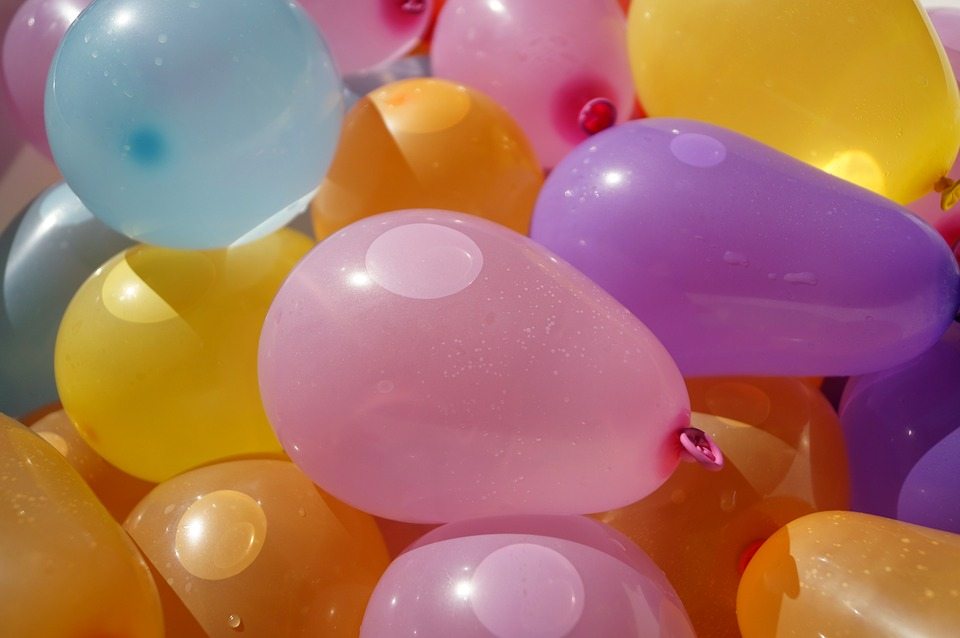
#> input picture Week 1/images/water_balloons.jpg, 960 x 638 px
$ jupyter execute 'HSV Color space thresholding.ipynb'
#> lines starting #> are read from the running program, lines starting #| are printed output that depends on the picture; after the words box and inside, x2 and y2 are one past the last pixel; in counts of white or black regions, pixels touching at a corner belong together
[cell 1]
import numpy as np
import matplotlib.pyplot as plt
import cv2

[cell 2]
image = cv2.imread('images/water_balloons.jpg')
#> image is the input picture: shape (638, 960, 3); mean B, G, R 99.2, 114.9, 169.3

[cell 3]
image_copy = np.copy(image)
image = cv2.cvtColor(image, cv2.COLOR_BGR2RGB)
plt.imshow(image)

[cell 4]
# COLOR CHANNELS
# RGB COLRO SPACE
r = image[:, :, 0]
g = image[:,:, 1]
b = image[:, :, 2]
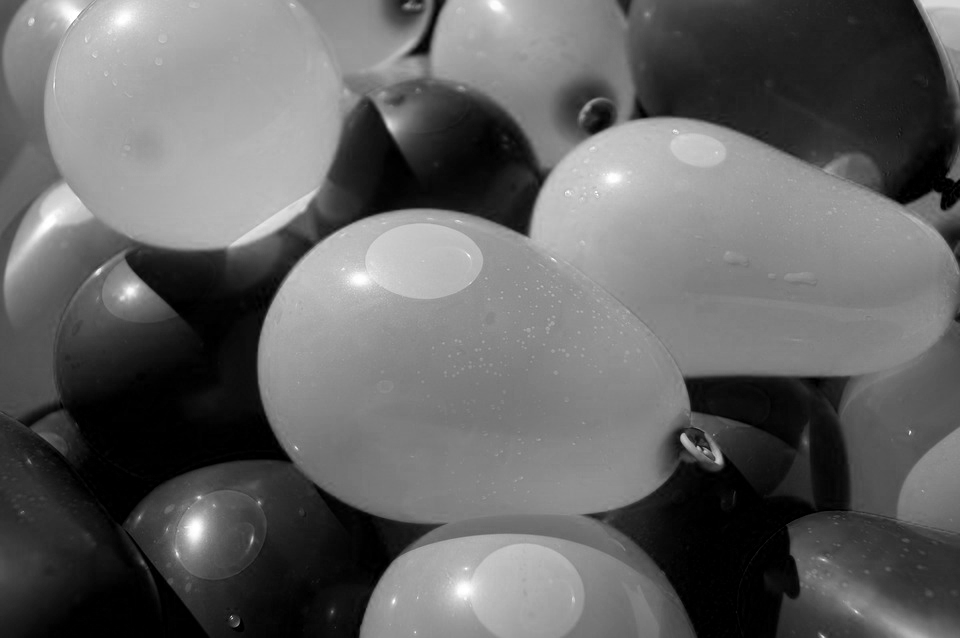
#> b: shape (638, 960); min 0, max 255, mean 99.2

f, (ax1, ax2, ax3) = plt.subplots(1, 3, figsize=(20, 10))

ax1.set_title("Red channel")
ax1.imshow(r, cmap='gray')

ax2.set_title('Green channel')
ax2.imshow(g, cmap='gray')

ax3.set_title("Blue channel")
ax3.imshow(b, cmap = 'gray')

[cell 5]
# RGB TO HSV
hsv = cv2.cvtColor(image, cv2.COLOR_RGB2HSV)
#> hsv: shape (638, 960, 3); mean H, S, V 92.1, 143.4, 175.3
plt.imshow(hsv, cmap ='gray')

[cell 6]
h = hsv[:, :, 0]
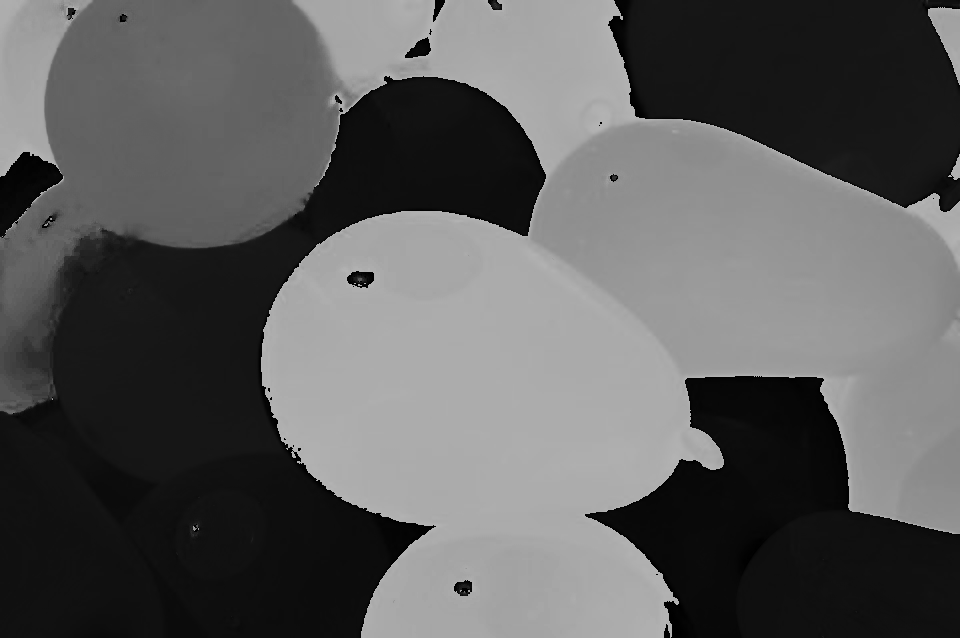
#> h: shape (638, 960); min 0, max 179, mean 92.1
s =hsv[:, :, 1]
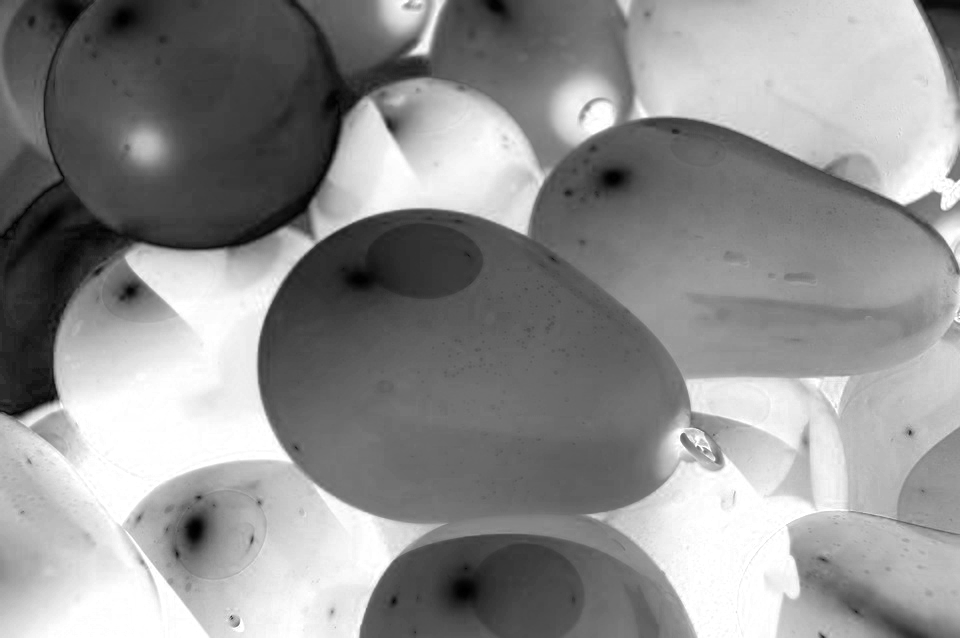
#> s: shape (638, 960); min 0, max 255, mean 143.4
v = hsv[:, :, 2]
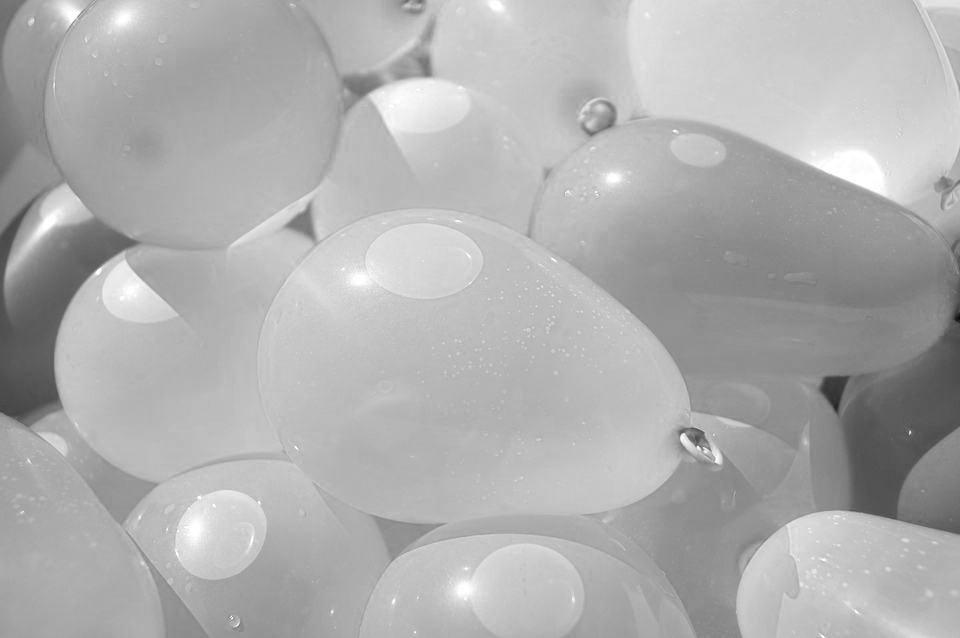
#> v: shape (638, 960); min 13, max 255, mean 175.3


f, (ax1, ax2, ax3) = plt.subplots(1, 3, figsize=(20,10))

ax1.set_title('Hue')
ax1.imshow(h, cmap='gray')

ax2.set_title('Saturation')
ax2.imshow(s, cmap='gray')

ax3.set_title('Value')
ax3.imshow(v, cmap='gray')

[cell 7]
# Pink color
# Threshold in HSV
lower_hue = np.array([160, 0, 0])
upper_hue = np.array([180, 255 ,255])

[cell 8]
lower_pink = np.array([180, 0, 0])
upper_pink = np.array([255, 255, 230])

[cell 9]
# mask the image
# RGB
mask_rgb = cv2.inRange(image, lower_pink, upper_pink)
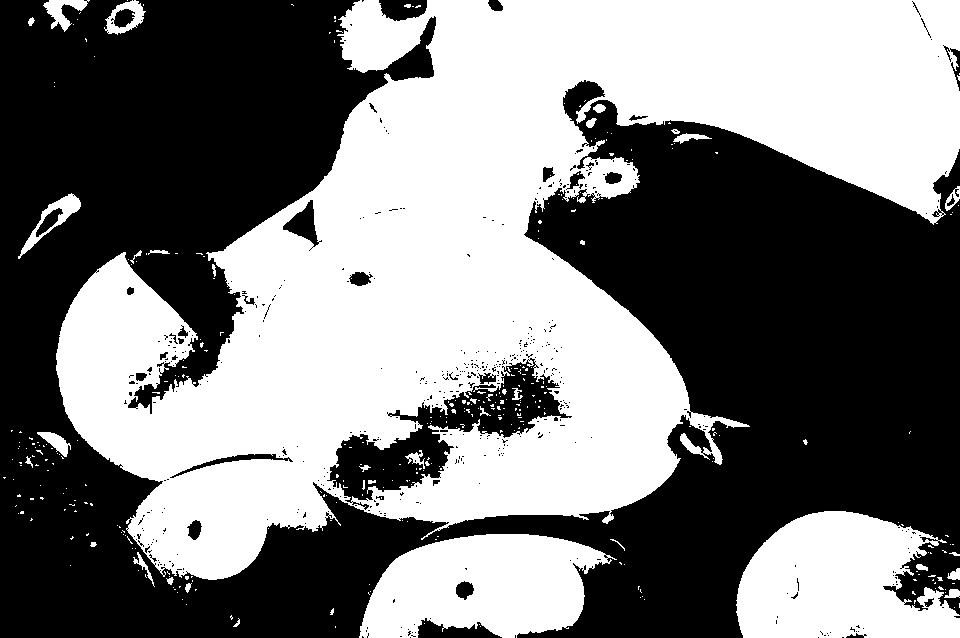
#> mask_rgb: shape (638, 960); 48.4% white; 346 white regions (308 under 20 px), largest, box (x1, y1, x2, y2) and area: (56, 0, 960, 580) 251508, (736, 511, 960, 638) 21005, (359, 534, 617, 638) 18877
masked_imaged = np.copy(image)
masked_imaged[mask_rgb == 0] = [0, 0, 0]
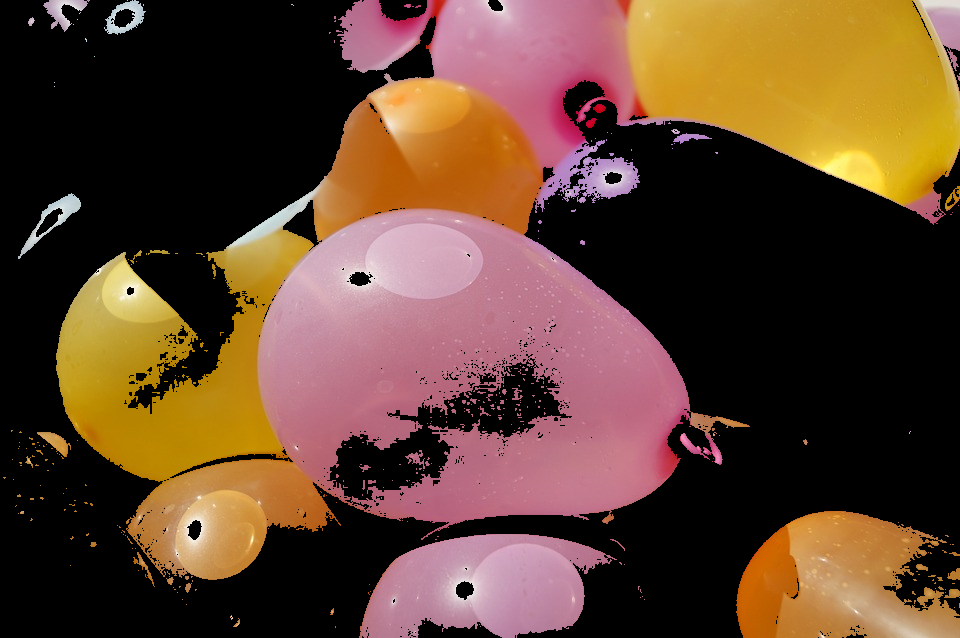
#> masked_imaged: shape (638, 960, 3); mean R, G, B 95.5, 65.7, 46.9
plt.imshow(masked_imaged)

[cell 10]
# TRRING HSV
mask_hsv = cv2.inRange(image, lower_hue, upper_hue)
#> mask_hsv: shape (638, 960); 18% white; 692 white regions (640 under 20 px), largest, box (x1, y1, x2, y2) and area: (144, 350, 573, 638) 27379, (0, 270, 164, 638) 26121, (523, 80, 960, 310) 14796

masked_image_hsv= np.copy(image)
masked_image_hsv[mask_hsv==0] = [0, 0, 0]
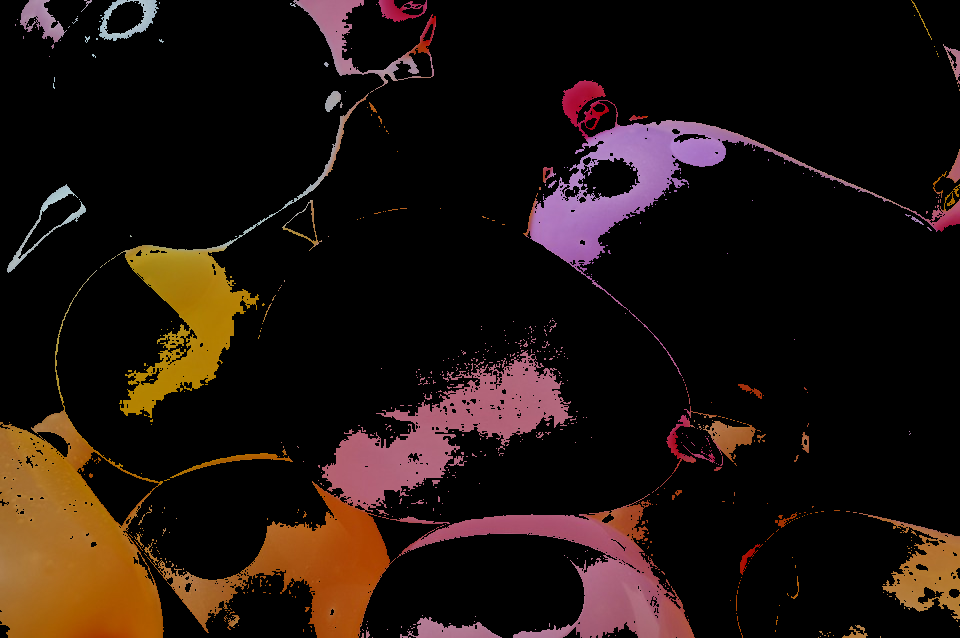
#> masked_image_hsv: shape (638, 960, 3); mean R, G, B 31, 18.8, 13.9
plt.imshow(masked_image_hsv)

$ run again, with Week 1/images/sky.jpg copied over Week 1/images/water_balloons.jpg
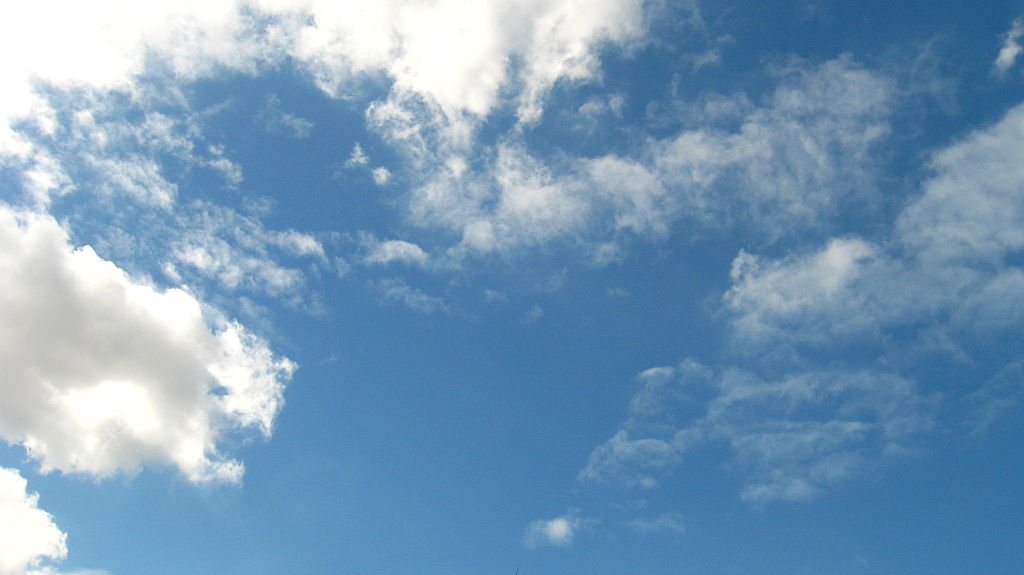
#> input picture Week 1/images/sky.jpg, 1024 x 575 px
#> image is the input picture: shape (575, 1024, 3); mean B, G, R 184.6, 154.6, 119
#> hsv: shape (575, 1024, 3); mean H, S, V 92.7, 99.1, 185.1
#> `mask_rgb = cv2.inRange(image, lower_pink, upper_pink)`:
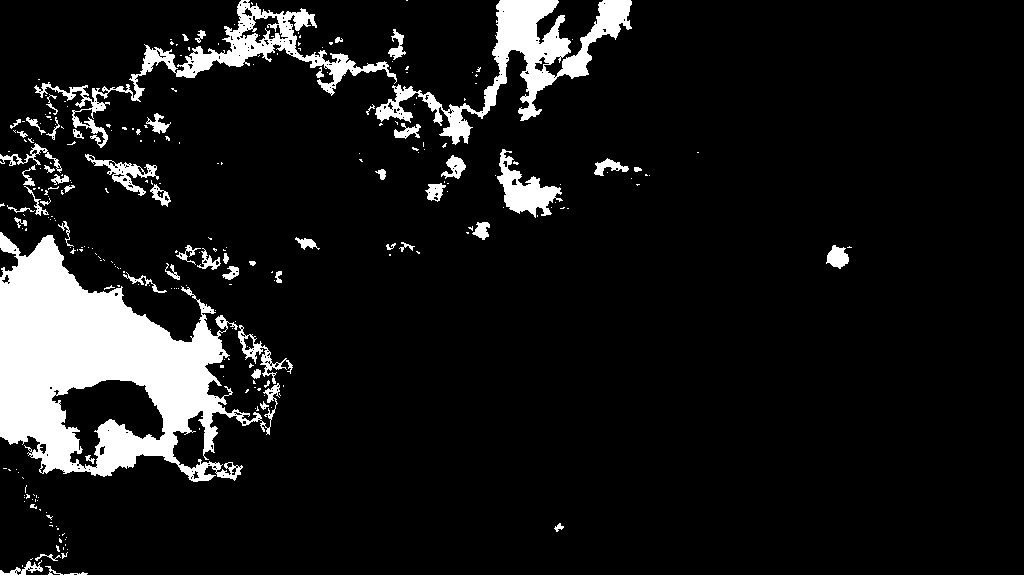
#> mask_rgb: shape (575, 1024); 9.6% white; 272 white regions (212 under 20 px), largest, box (x1, y1, x2, y2) and area: (0, 232, 280, 482) 31871, (375, 0, 632, 145) 8625, (34, 0, 397, 148) 6403
#> mask_hsv: shape (575, 1024); 3.3% white; 289 white regions (223 under 20 px), largest, box (x1, y1, x2, y2) and area: (44, 44, 289, 151) 3130, (491, 145, 586, 225) 1708, (588, 156, 655, 192) 1165
#> `masked_image_hsv[mask_hsv==0] = [0, 0, 0]`:
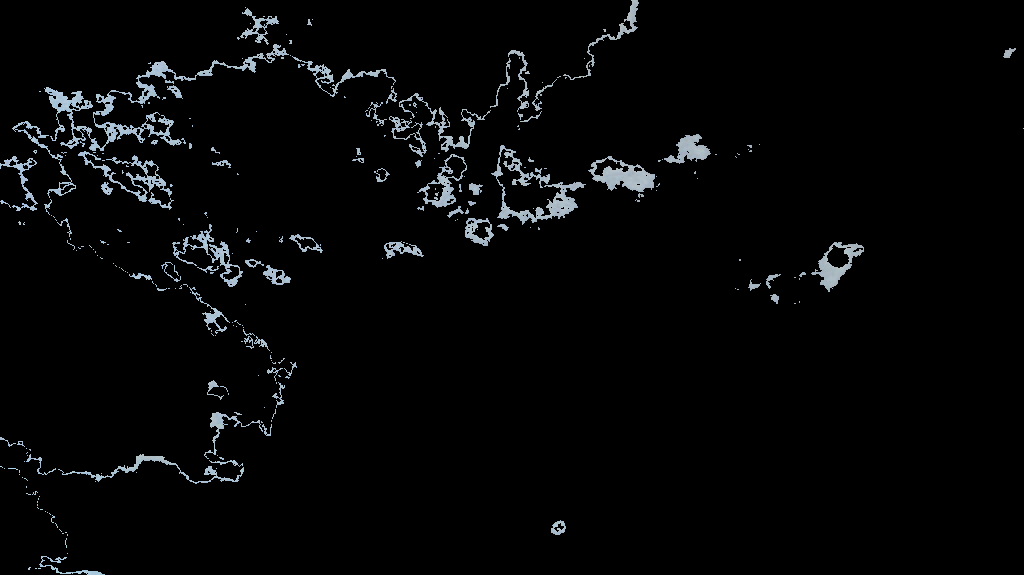
#> masked_image_hsv: shape (575, 1024, 3); mean R, G, B 5.7, 6.3, 6.8
